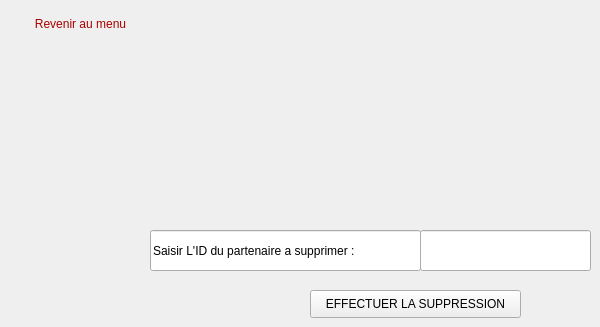
      <widget class="QWidget" name="page_13">
       <widget class="QLineEdit" name="lineEdit_17">
        <property name="geometry">
         <rect>
          <x>150</x>
          <y>230</y>
          <width>271</width>
          <height>41</height>
         </rect>
        </property>
        <property name="text">
         <string>Saisir L'ID du partenaire a supprimer : </string>
        </property>
        <property name="readOnly">
         <bool>true</bool>
        </property>
       </widget>
       <widget class="QLineEdit" name="supprimer_part">
        <property name="geometry">
         <rect>
          <x>420</x>
          <y>230</y>
          <width>171</width>
          <height>41</height>
         </rect>
        </property>
       </widget>
       <widget class="QPushButton" name="pushButton_53">
        <property name="geometry">
         <rect>
          <x>310</x>
          <y>290</y>
          <width>211</width>
          <height>28</height>
         </rect>
        </property>
        <property name="text">
         <string>EFFECTUER LA SUPPRESSION</string>
        </property>
       </widget>
       <widget class="QPushButton" name="pushButton_54">
        <property name="geometry">
         <rect>
          <x>20</x>
          <y>10</y>
          <width>121</width>
          <height>28</height>
         </rect>
        </property>
        <property name="styleSheet">
         <string notr="true">color: rgb(170, 0, 0);
border-radius: 12px;
font: 9pt &quot;Rockwell&quot;;</string>
        </property>
        <property name="text">
         <string>Revenir au menu</string>
        </property>
       </widget>
      </widget>
